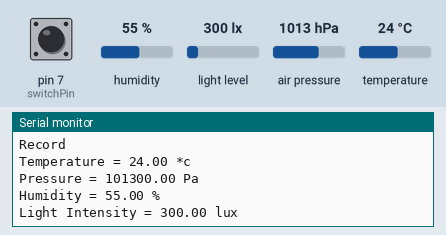
This sketch was run on a simulated Arduino Mega 2560, built with avr-gcc and run on an emulated ATmega2560. Shown: the last lines printed to the serial monitor. Inputs (shaded band) come from the test bench; at power-on: pin 7 (switchPin) LOW, humidity 55 %, light level 300 lx, air pressure 1013 hPa, temperature 24 °C.

Above: at 2.2 s.
2.3 s: pin 7 (switchPin) pulled HIGH for 2.45 s
At 3.7 s:
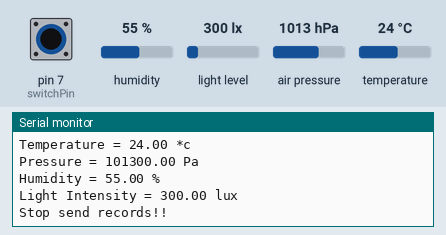
6.2 s: pin 7 (switchPin) pulled HIGH for 2.45 s
At 8.0 s:
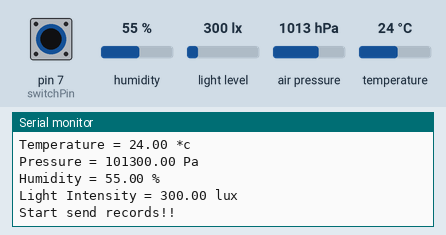
10.1 s: humidity set to 22 %
At 12.4 s:
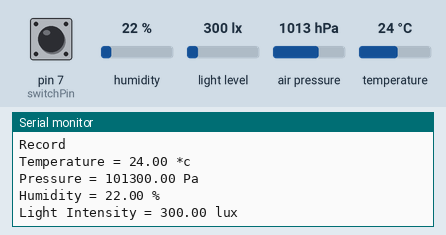
12.9 s: light level set to 40 lx
At 14.8 s:
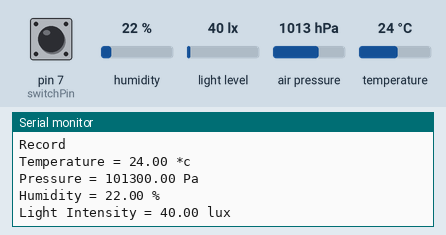
15.7 s: air pressure set to 952 hPa
At 17.1 s:
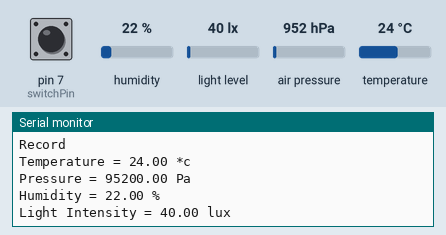

The sketch:

arduino_mega.ino
```cpp
#include <Wire.h>
#include <Adafruit_BMP085.h>
#include <Adafruit_HTU21DF.h>
#include <BH1750.h>

Adafruit_BMP085 bmp;
Adafruit_HTU21DF htu;
BH1750 bh;

// Define the switch pin
const int switchPin = 7;
// Button state
int buttonstate = 0;
int isSend = 1;

void setup() {
  // put your setup code here, to run once:
  Serial.begin(9600);
  Serial1.begin(9600);
  delay(500);
  bmp.begin();
  htu.begin();
  bh.begin();

  pinMode(switchPin, INPUT);

  delay(500);
}

float temperature,pressure,humidity,light_intensity;

void readEnvironment(int isDisplay) {
  temperature = htu.readTemperature();
  pressure = bmp.readPressure();
  humidity = htu.readHumidity();
  light_intensity = bh.readLightLevel();

  if (isDisplay == 1)
  {
    Serial.println("Record");
    Serial.print("Temperature = ");
    Serial.print(temperature);
    Serial.print(" *c");
    Serial.println();

    Serial.print("Pressure = ");
    Serial.print(pressure);
    Serial.print(" Pa");
    Serial.println();

    Serial.print("Humidity = ");
    Serial.print(humidity);
    Serial.print(" %");
    Serial.println();

    Serial.print("Light Intensity = ");
    Serial.print(light_intensity);
    Serial.print(" lux");
    Serial.println();
  }
}

void sendEnvironment(){
  if (isSend == 1){
    Serial1.print("Temperature = ");
    Serial1.print(temperature);
    Serial1.print(" *c");
    Serial1.println();

    Serial1.print("Pressure = ");
    Serial1.print(pressure);
    Serial1.print(" Pa");
    Serial1.println();

    Serial1.print("Humidity = ");
    Serial1.print(humidity);
    Serial1.print(" %");
    Serial1.println();

    Serial1.print("Light Intensity = ");
    Serial1.print(light_intensity);
    Serial1.print(" lux");
    Serial1.println();
    Serial1.println();
  }
}

void loop() {
  // put your main code here, to run repeatedly:
  readEnvironment(1);
  sendEnvironment();
  // Set buttonstate depending upon switch position
  buttonstate = digitalRead(switchPin);
  // If the button is pressed, send ir signals
  if (buttonstate == HIGH){
    isSend = !isSend;
    if (isSend == 1){
      Serial.println("\nStart send records!!\n");
      Serial1.println("\nStart send records!!\n");
    } else {
      Serial.println("\nStop send records!!\n");
      Serial1.println("\nStop send records!!\n");
    }
  }

  delay(2000);
}
```

Measured:
- after the input at 2.3 s, the serial monitor: prints a new line after 0.98 s (image 1)
- after the input at 6.2 s, the serial monitor: prints a new line after 1.3 s (image 2)
- after the input at 10.1 s, the serial monitor: prints a new line after 1.6 s (image 3)
- after the input at 12.9 s, the serial monitor: prints a new line after 0.93 s (image 4)
- after the input at 15.7 s, the serial monitor: prints a new line after 0.20 s (image 5)
